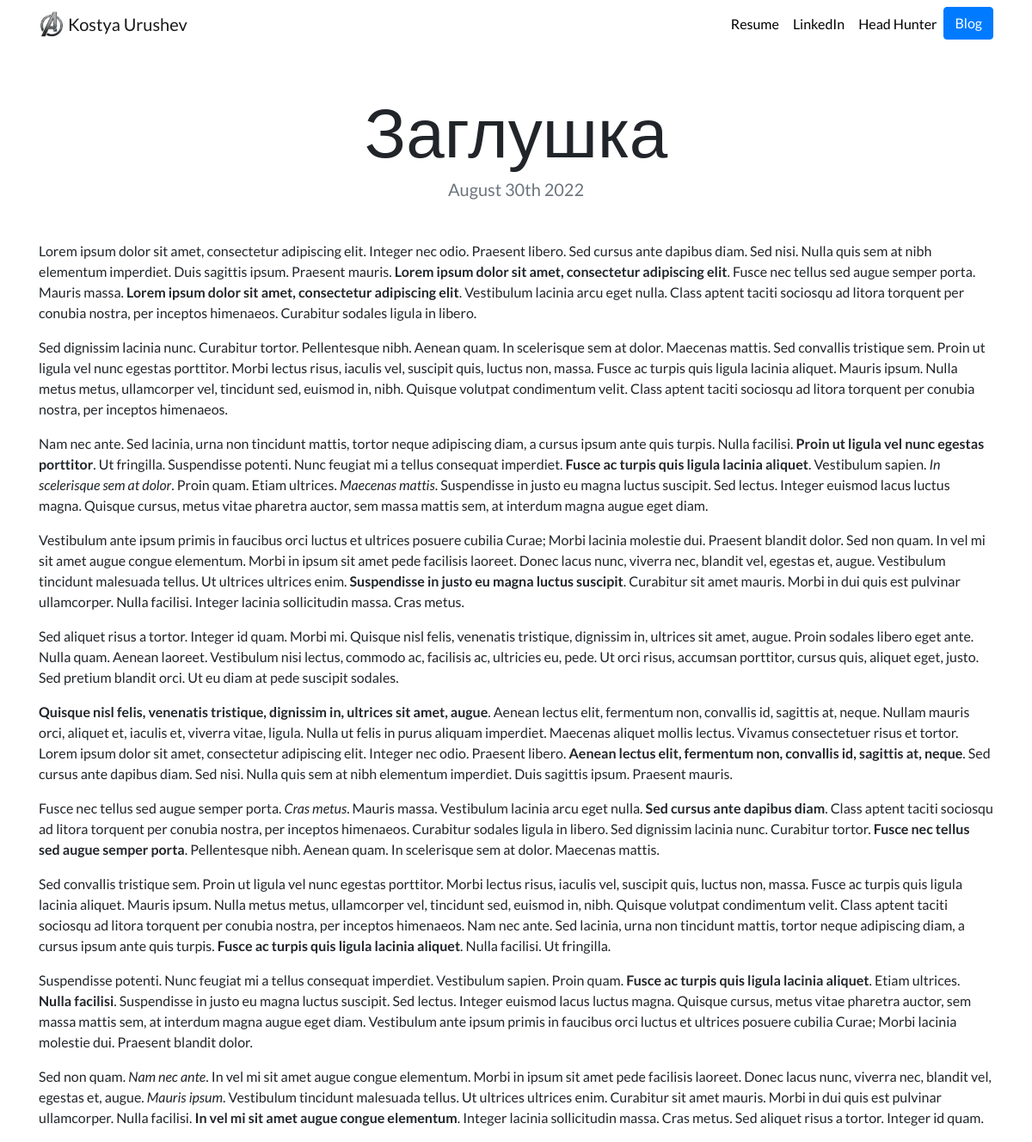
The page /blog/9/ on the database its author committed.
### blog/models.py (models this page shows, shortened)
class Blog(models.Model):
    title = models.CharField(max_length=200)
    description = models.TextField()
    date = models.DateField()

### blog/views.py (the view)
# urls.py: path('<int:blog_id>/', views.detail, name='detail'),
def detail(request, blog_id):
    blog = get_object_or_404(Blog, pk=blog_id)
    return render(request, 'blog/detail.html',{'blog':blog})

### blog/templates/blog/detail.html
{% extends "portfolio/base.html" %}
{% load static %}
{% block content %}
<h1 class="text-center mt-5" id="blogdetailtitle">{{ blog.title }}</h1>
<h5 class="text-center text-muted mb-5">{{ blog.date|date:'F jS Y' }}</h5>
{{ blog.description|safe }}
{% endblock %}

### portfolio/static/portfolio/custom.css (style rules this page uses)
body { font-family: 'Lato', sans-serif; }
@media (min-width: 992px) { #blogdetailtitle { font-size: 5rem; } }

### rows shown on the page
Blog: title "Заглушка", date "August 30th 2022", description "Lorem ipsum dolor sit amet, consectetur adipiscing elit. Integer nec odio. Praesent libero. Sed cursus ante dapibus diam. Sed nisi. Nulla quis sem at nibh elementum imperdiet. Duis sagittis ipsum. Praesent mauris. Lorem ipsum dolor sit amet, consectetur adipiscing elit . Fusce nec tellus sed augue semper porta. Mauris massa. Lorem ipsum dolor sit amet, consectetur adipiscing elit . Vestibulum lacinia arcu eget nulla. Class aptent taciti sociosqu ad litora torquent per conubia nostra, per inceptos himenaeos. Curabitur sodales ligula in libero. Sed dignissim lacinia nunc. Curabitur tortor. Pellentesque nibh. Aenean quam. In scelerisque sem at dolor. Maecenas mattis. Sed convallis tristique…"
